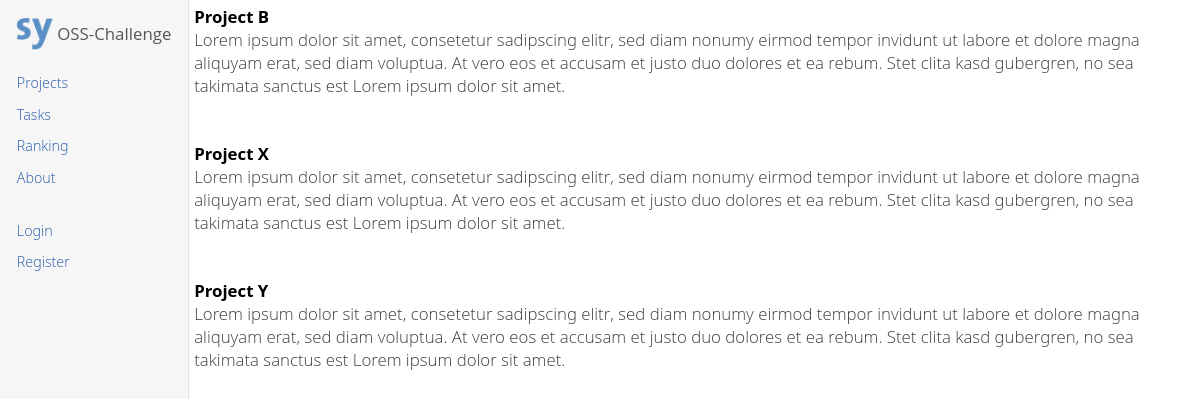
The page /projects/ on the database as committed earlier.
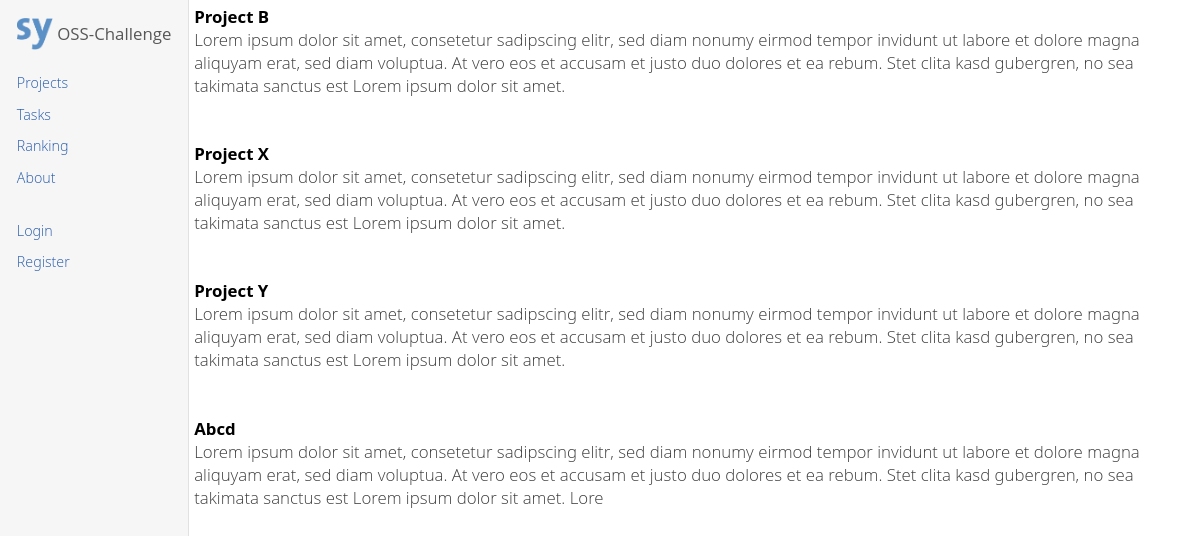
The same page on the database as committed later.
### osschallenge/models.py (models this page shows, shortened)
class Project(models.Model):
    title = models.CharField(max_length=50)
    lead_text = models.CharField(max_length=300)
    description = models.CharField(max_length=5000)
    licence = models.CharField(max_length=50)
    website = models.CharField(max_length=50)
    github = models.CharField(max_length=50)
    owner = models.ForeignKey(User, related_name="project_owner")
    mentors = models.ManyToManyField(User, related_name="project_mentors")

### osschallenge/views.py (the view)
def ProjectIndexView(request):
    project_list = get_list_or_404(Project)
    template_name = 'osschallenge/projectindex.html'
    return render(request, template_name, {
        'project_list': project_list,
        'mentor_id': MENTOR_ID
    })

### osschallenge/templates/osschallenge/projectindex.html (shortened to what this page needs)
{% extends 'osschallenge/index.html' %}
{% block content %}
    {% if project_list %}
        <ul class="index">
        {% for project in project_list %}
            <li>
                <a href="/projects/{{ project.id }}">{{ project.title }}</a>
                <p>{{ project.lead_text }}</p>
            </li>
        {% endfor %}
        </ul>
    {% else %}
        <p>No projects available.</p>
    {% endif %}
{% endblock content %}

Rows that differ between the two databases and show on the page:
added Project: title "Abcd", lead_text "Lorem ipsum dolor sit amet, consetetur sadipscing elitr, sed diam nonumy eirmod tempor invidunt ut labore et dolore magna aliquyam erat, sed diam voluptua. At vero eos et accusam et justo duo dolores et ea rebum. Stet clita kasd gubergren, no sea takimata sanctus est Lorem ipsum dolor sit amet. Lore"
